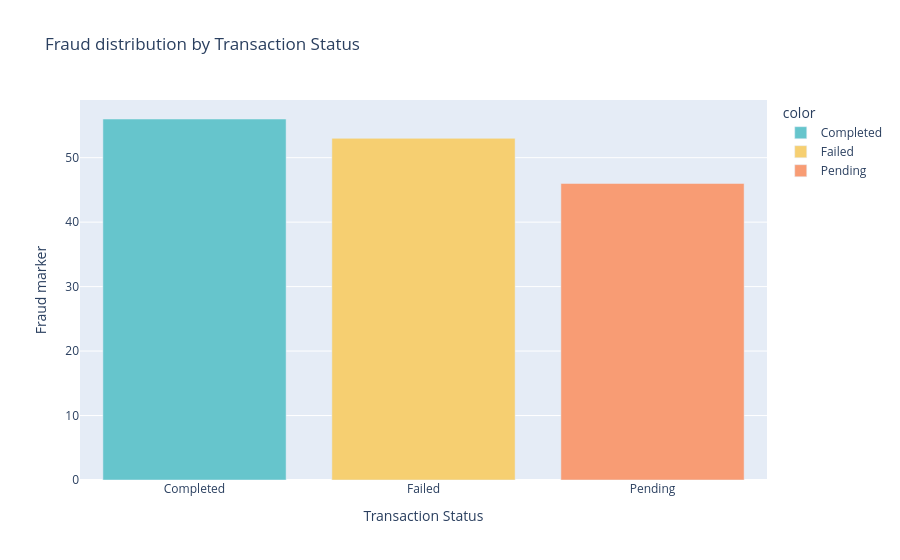

Here is the notebook cell this chart was saved with:
### Code cell
fig = px.bar(x=fraud['Transaction_Status'].value_counts().index,
             y=fraud['Transaction_Status'].value_counts().values,
             color=fraud['Transaction_Status'].value_counts().index,
             title = "Fraud distribution by Transaction Status",
             labels = {'x': 'Transaction Status', 'y': 'Fraud marker'},
             color_discrete_sequence= px.colors.qualitative.Pastel)
fig.update_layout(xaxis={'categoryorder': 'total descending'})
fig.show()

### Figure 1 — Plotly figure (JSON) as saved in the notebook; plotly's stock layout.template omitted (floating-point values rounded to 4 significant figures)
{"data": [{"hovertemplate": "color=Completed<br>Transaction Status=%{x}<br>Fraud marker=%{y}<extra></extra>", "legendgroup": "Completed", "marker": {"color": "rgb(102, 197, 204)", "pattern": {"shape": ""}}, "name": "Completed", "orientation": "v", "showlegend": true, "textposition": "auto", "type": "bar", "x": ["Completed"], "xaxis": "x", "y": [56], "yaxis": "y"}, {"hovertemplate": "color=Failed<br>Transaction Status=%{x}<br>Fraud marker=%{y}<extra></extra>", "legendgroup": "Failed", "marker": {"color": "rgb(246, 207, 113)", "pattern": {"shape": ""}}, "name": "Failed", "orientation": "v", "showlegend": true, "textposition": "auto", "type": "bar", "x": ["Failed"], "xaxis": "x", "y": [53], "yaxis": "y"}, {"hovertemplate": "color=Pending<br>Transaction Status=%{x}<br>Fraud marker=%{y}<extra></extra>", "legendgroup": "Pending", "marker": {"color": "rgb(248, 156, 116)", "pattern": {"shape": ""}}, "name": "Pending", "orientation": "v", "showlegend": true, "textposition": "auto", "type": "bar", "x": ["Pending"], "xaxis": "x", "y": [46], "yaxis": "y"}], "layout": {"barmode": "relative", "legend": {"title": {"text": "color"}, "tracegroupgap": 0}, "title": {"text": "Fraud distribution by Transaction Status"}, "xaxis": {"anchor": "y", "categoryorder": "total descending", "domain": [0, 1], "title": {"text": "Transaction Status"}}, "yaxis": {"anchor": "x", "domain": [0, 1], "title": {"text": "Fraud marker"}}}}
